Frame 1 (no input): blank canvas, image omitted
Frame 60 (the mouse pressed at the canvas centre just before this capture): blank canvas, image omitted
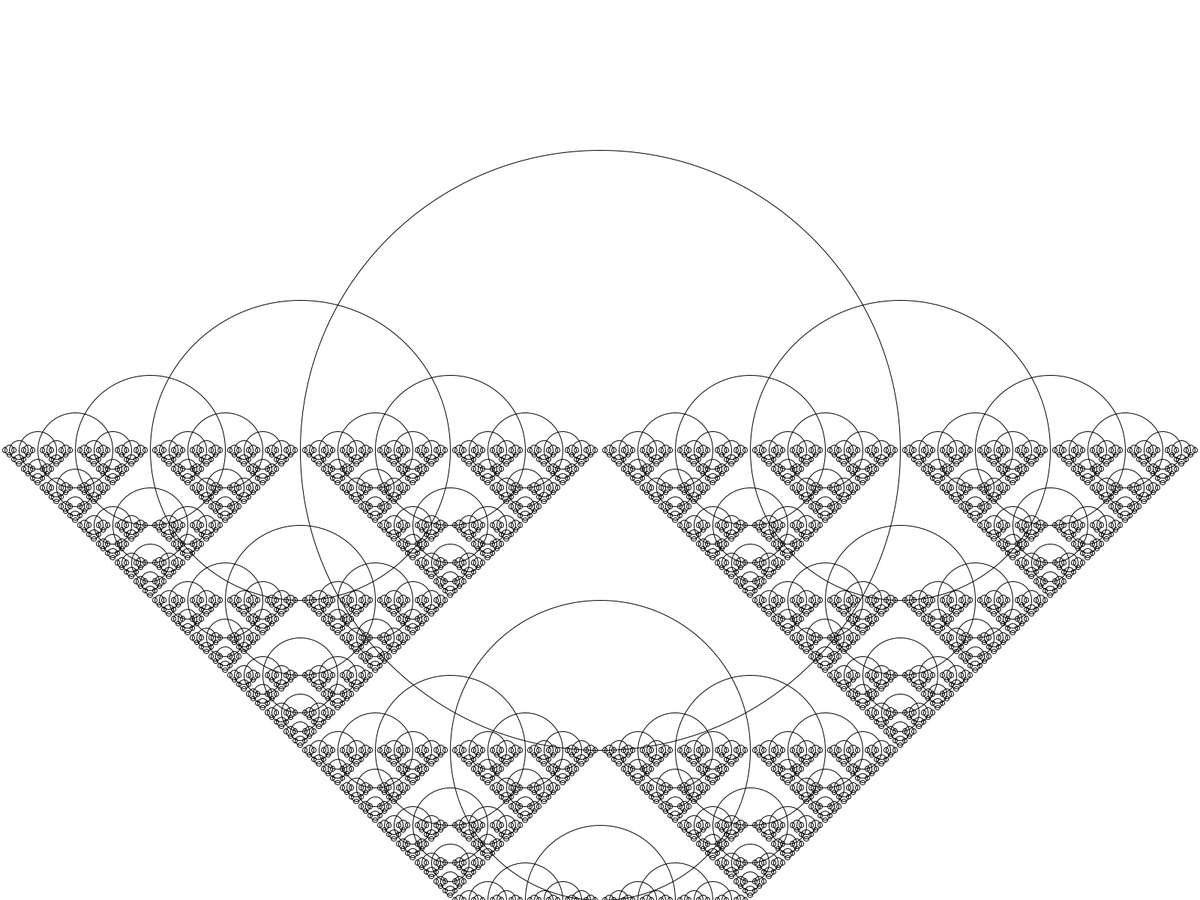
Frame 120 (the mouse held since frame 60 and released just before this capture)

The Processing sketch whose frames 1 and 60 were blank and that drew this single picture after the mouse press (run headless with seeded random() and noise(); from frame 60 on, the mouse is pressed at the canvas centre):

// Processing sketch: fractals
// ── fractals.pde
void setup() {
  //size(640, 600);
  fullScreen();
}

void draw() {
  background(255);
  drawCircle(width/2, height/2, mouseX);
}

void drawCircle(float x, float y, float d) {
  stroke(0);
  noFill();
  ellipse(x, y, d, d);
  if (d>mouseX*0.01) {
    drawCircle(x+d/2, y, d/2);
    drawCircle(x-d/2, y, d/2);
    drawCircle(x, y+d/2, d/2);
  }
}
